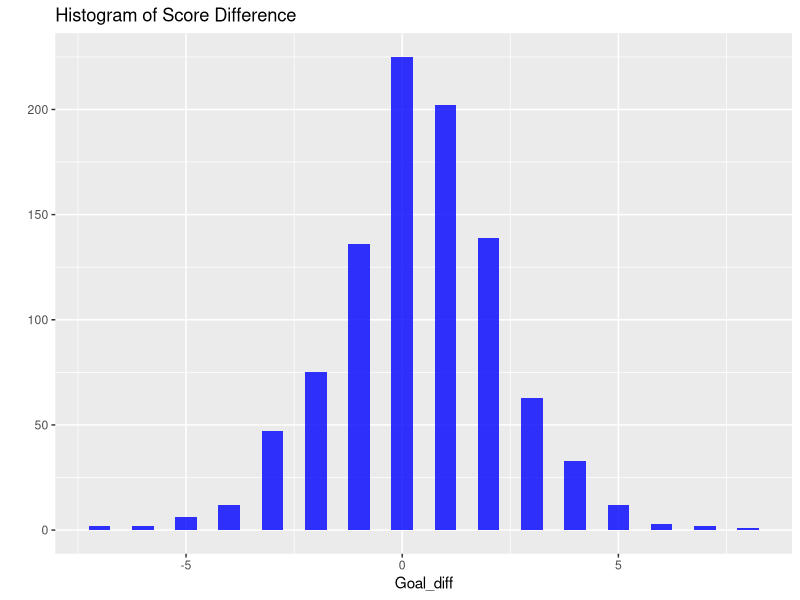
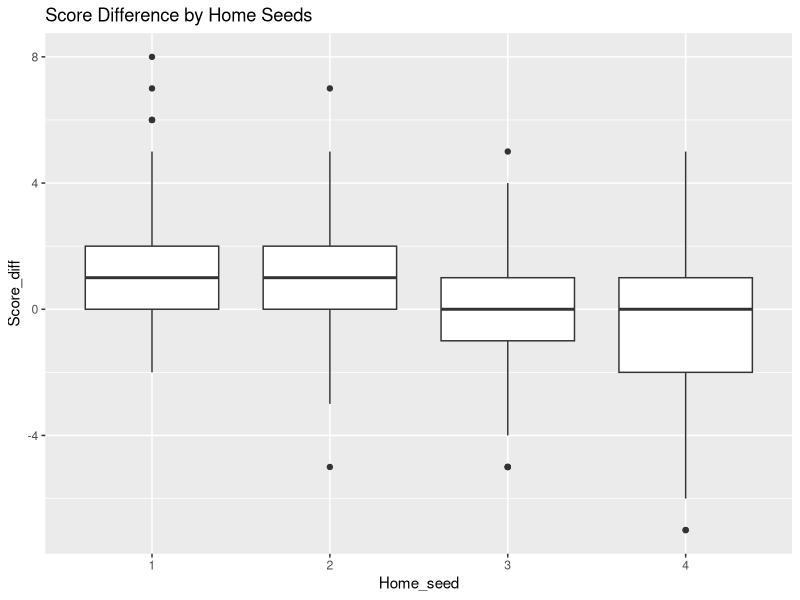
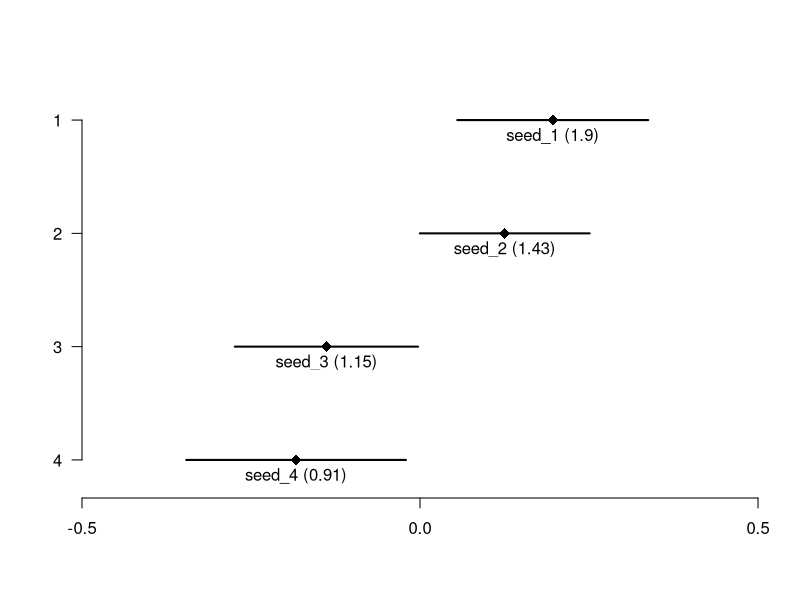

Write the R code that produced these figures, in order.
############## Data Explorations ##################
library(ggplot2)
### Import data
ECL <- read.csv("raw_ECL.csv", stringsAsFactors=FALSE)
ECL$Score_diff <- ECL$Home_score - ECL$Away_score #Add new column

### Some explorations
# Distribution of score difference
qplot(as.numeric(ECL$Score_diff), geom="histogram", binwidth = 0.5,  
      main = "Histogram of Score Difference", xlab = "Goal_diff",  
      fill=I("blue"),  alpha=I(.8))
mean(ECL$Score_diff)
# Mean = 0.385 >0, AKA "home advantage"

# Distribution of score difference by pairs
tapply(ECL$Score_diff, list(ECL$Home_seed, ECL$Away_seed), mean)

# Distribution of score difference by home seeds
ggplot(ECL, aes(factor(Home_seed), Score_diff)) + geom_boxplot() +
  labs(x="Home_seed", title="Score Difference by Home Seeds")

### Short version of data for optimization
dat <- matrix(unlist(ECL[ ,c(4,6,9)]), ncol=3, byrow=F)

############## Model Building & Inference #################
### Construct likelihood
lik.Skellam <- function(row,params=c(miu,H,A2,A3,A4,D2,D3,D4)){
  miu <- params[1]
  H <- params[2]
  A2 <- params[3]
  A3 <- params[4]
  A4 <- params[5]
  D2 <- params[6]
  D3 <- params[7]
  D4 <- params[8]
  
  A1 <- -(A2+A3+A4)
  D1 <- -(D2+D3+D4)
  z <- row[3]
  
  if (row[1] == 1 & row[2] == 2){
    lambda1 <- exp(miu+H+A1+D2)
    lambda2 <- exp(miu+A2+D1)
  }
  else if (row[1] == 1 & row[2] == 3){
    lambda1 <- exp(miu+H+A1+D3)
    lambda2 <- exp(miu+A3+D1)
  }
  else if (row[1] == 1 & row[2] == 4){
    lambda1 <- exp(miu+H+A1+D4)
    lambda2 <- exp(miu+A4+D1)
  }
  else if (row[1] == 2 & row[2] == 1){
    lambda1 <- exp(miu+H+A2+D1)
    lambda2 <- exp(miu+A1+D2)
  }
  else if (row[1] == 2 & row[2] == 3){
    lambda1 <- exp(miu+H+A2+D3)
    lambda2 <- exp(miu+A3+D2)
  }
  else if (row[1] == 2 & row[2] == 4){
    lambda1 <- exp(miu+H+A2+D4)
    lambda2 <- exp(miu+A4+D2)
  }
  else if (row[1] == 3 & row[2] == 1){
    lambda1 <- exp(miu+H+A3+D1)
    lambda2 <- exp(miu+A1+D3)
  }
  else if (row[1] == 3 & row[2] == 2){
    lambda1 <- exp(miu+H+A3+D2)
    lambda2 <- exp(miu+A2+D3)
  }
  else if (row[1] == 3 & row[2] == 4){
    lambda1 <- exp(miu+H+A3+D4)
    lambda2 <- exp(miu+A4+D3)
  }
  else if (row[1] == 4 & row[2] == 1){
    lambda1 <- exp(miu+H+A4+D1)
    lambda2 <- exp(miu+A1+D4)
  }
  else if (row[1] == 4 & row[2] == 2){
    lambda1 <- exp(miu+H+A4+D2)
    lambda2 <- exp(miu+A2+D4)
  }
  else if (row[1] == 4 & row[2] == 3){
    lambda1 <- exp(miu+H+A4+D3)
    lambda2 <- exp(miu+A3+D4)
  }
  
  bessel <- besselI(2*sqrt(lambda1*lambda2), abs(z))
  return(log(exp(-(lambda1+lambda2)) * (lambda1/lambda2)^(z/2) * bessel))
}

NLL <- function(data,params=c(miu,H,A2,A3,A4,D2,D3,D4)){
  return(-sum(apply(data, 1, lik.Skellam, params=params)))
}

### Optimization with regard to NLL
result <- optim(par=rnorm(8,0,1), fn=NLL, data=dat, method = "BFGS",
               hessian = TRUE , control = list(trace=0))

### Find se and confidence interval for parameters
fisher_info <- solve(result$hessian)
sigma_hat <- sqrt(diag(fisher_info))
upper_par <- result$par + 1.96 * sigma_hat
lower_par <- result$par - 1.96 * sigma_hat

### Visualize attack factors
A2 <- list(value=result$par[3], lower=lower_par[3], upper=upper_par[3])
A3 <- list(value=result$par[4], lower=lower_par[4], upper=upper_par[4])
A4 <- list(value=result$par[5], lower=lower_par[5], upper=upper_par[5])

a1_val <- -(A2$value+A3$value+A4$value)
a1_interval <- c(a1_val-1.96*mean(sigma_hat[3:5]), a1_val+1.96*mean(sigma_hat[3:5]))
A1 <- list(value=a1_val, lower=a1_interval[1], upper=a1_interval[2])

plot.new()
plot.window(xlim = c(-0.5, 0.5), ylim = c(4.2, 0.8), xaxs='i')
# Add x-axis
axis(side = 1, at = c(-0.5, 0, 0.5))
# Add y-axis
axis(side = 2, at = 4:1, las = 2)
# Add confidence intervals
lines(x=c(A1$lower,A1$upper), y=c(1,1), lwd=2)
points(A1$value, 1, pch=18, cex=1.5)
lines(x=c(A2$lower,A2$upper), y=c(2,2), lwd=2)
points(A2$value, 2, pch=18, cex=1.5)
lines(x=c(A3$lower,A3$upper), y=c(3,3), lwd=2)
points(A3$value, 3, pch=18, cex=1.5)
lines(x=c(A4$lower,A4$upper), y=c(4,4), lwd=2)
points(A4$value, 4, pch=18, cex=1.5)
# Add texts
avg_goals <- (tapply(ECL$Home_score, ECL$Home_seed, mean) + tapply(ECL$Away_score, ECL$Away_seed, mean))/2
text(x=c(A1$value, A2$value, A3$value, A4$value), y=1:4, pos=1,
     labels=paste0("seed_",1:4," (",round(avg_goals,2),")"))

################## Model Assessment/Application ###################
### Assess model by simulating 1-4 pairs, comparing to observed results.
### Estimating 3-2 pairs (closest match-up)
